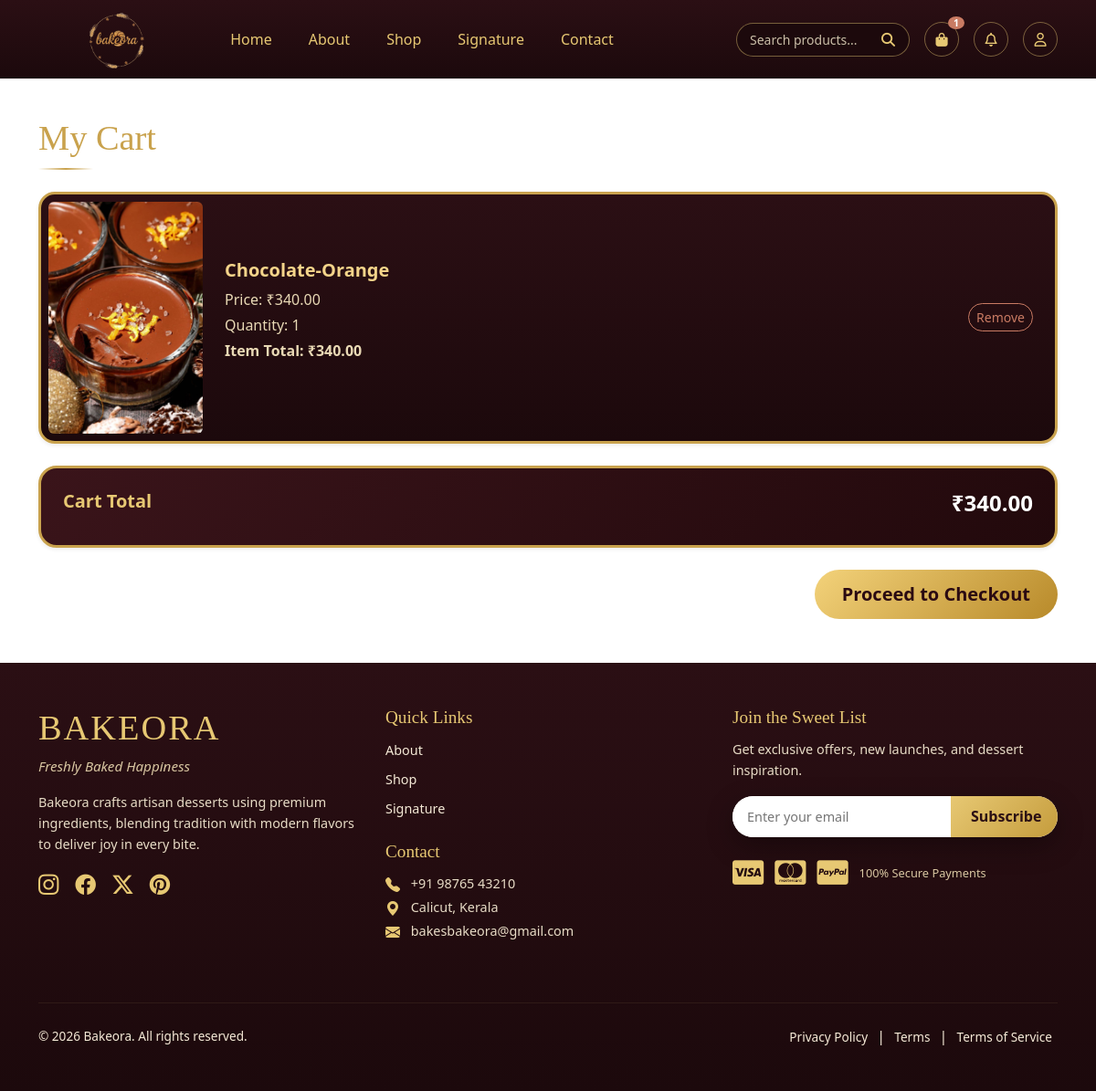
The app's page /cart/ (signed in) with its own data.
### cart/models.py (models this page shows)
class CartItem(models.Model):
    cart = models.ForeignKey(Cart, on_delete=models.CASCADE, related_name="items")
    product = models.ForeignKey(ProductSearch, on_delete=models.CASCADE)
    quantity = models.PositiveIntegerField(default=1)
    class Meta:
        unique_together = ('cart', 'product')
    @property
    def total_price(self):
        return self.product.price * self.quantity

class Cart(models.Model):
    user = models.OneToOneField(User, on_delete=models.CASCADE)
    created_at = models.DateTimeField(auto_now_add=True)

### products/models.py (models this page shows, shortened)
class ProductSearch(models.Model):
    PRODUCT_TYPES = [
        ('cake', 'Cake'),
        ('dessert', 'Dessert'),
        ('pudding', 'Pudding'),
    ]
    product_id = models.PositiveIntegerField()
    product_type = models.CharField(max_length=20, choices=PRODUCT_TYPES)
    name = models.CharField(max_length=200, db_index=True)
    category = models.CharField(
        max_length=100,
        blank=True,
        default=""
    )
    flavor = models.CharField(
        max_length=100,
        blank=True,
        default=""
    )
    tags = models.CharField(max_length=250, blank=True)
    description = models.TextField(blank=True)
    price = models.DecimalField(max_digits=8, decimal_places=2)
    image = models.ImageField(upload_to='search/', blank=True)
    is_active = models.BooleanField(default=True)

### cart/views.py (the view, shortened to what this page needs)
# urls.py: path('', views.cart_view, name='cart'),
def cart_view(request):
    db_cart = get_or_create_cart(request.user)
    items = db_cart.items.select_related("product").order_by("-id")
    db_cart.total_price = sum(
        i.total_price for i in items   # uses property correctly
    )
    return render(request, "cart.html", {
        "db_cart": db_cart,
        "items": items,
        "session_cart": None,
        "session_total": 0
    })

### accounts/context_processors.py (called while the page is built)
def notification_count(request):
    if request.user.is_authenticated:
        count = Notifications.objects.filter(
            user=request.user,
            is_read=False
        ).count()
        return {"unread_notifications_count": count}
    return {}

### cart/utils.py (called while the page is built)
def get_or_create_cart(user):
    cart, created = Cart.objects.get_or_create(user=user)
    return cart

### ecommerce/context_processors.py (called while the page is built)
def cart_count(request):
    if request.user.is_authenticated:
        cart = Cart.objects.filter(user=request.user).first()
        if cart:
            return {
                "cart_count": sum(
                    item.quantity for item in cart.items.all()
                )
            }
        return {"cart_count": 0}
    session_cart = request.session.get("cart", {})
    count = sum(item["quantity"] for item in session_cart.values())
    return {"cart_count": count}

### ecommerce/templates/cart.html (shortened to what this page needs)
{% extends 'master.html' %}
{% load static %}
{% block content %}
<div class="container py-5 bakeora-cart-page">
  <h3 class="mb-4">My Cart</h3>
  {% if not user.is_authenticated and session_cart %}
    {% for product_id, item in session_cart.items %}
    <div class="card mb-3 shadow-sm">
      <div class="row g-0 align-items-center">
        <div class="col-md-2 text-center p-2">
          {% if item.image %}
            <img src="{{ item.image }}" class="img-fluid rounded">
          {% else %}
            <img src="{% static 'images/no-image.png' %}" class="img-fluid rounded">
          {% endif %}
        </div>
        <div class="col-md-7">
          <div class="card-body">
            <h5>{{ item.name }}</h5>
            <p class="mb-1">Price: ₹{{ item.price }}</p>
            <p class="mb-1">Quantity: {{ item.quantity }}</p>
            <p class="fw-bold">
              Item Total: ₹{{ item.price|floatformat:2|add:"0"|floatformat:2 }}
            </p>
          </div>
        </div>
        <div class="col-md-3 text-end pe-4">
          <a href="{% url 'remove_from_cart' product_id %}"
             class="btn btn-sm btn-outline-danger">
            Remove
          </a>
        </div>
      </div>
    </div>
    {% endfor %}
    <div class="text-end">
      <h4>Total: ₹{{ session_total }}</h4>
    </div>
  {% elif user.is_authenticated and db_cart and db_cart.items.exists %}
    {% for item in items %}
    <div class="card mb-3 shadow-sm">
      <div class="row g-0 align-items-center">
        <div class="col-md-2 text-center p-2">
          <img src="{{ item.product.image.url }}"
               class="img-fluid rounded">
        </div>
        <div class="col-md-6">
          <div class="card-body">
            <h5 class="card-title">{{ item.product.name }}</h5>
            <p class="mb-1">Price: ₹{{ item.product.price }}</p>
            <p class="mb-1">
              Quantity: {{ item.quantity }}
            </p>
            <p class="fw-bold">
              Item Total: ₹{{ item.total_price }}
            </p>
          </div>
        </div>
        <div class="col-md-4 text-end pe-4">
          <a href="{% url 'remove_from_cart' item.product.id %}"
             class="btn btn-sm btn-outline-danger">
            Remove
          </a>
        </div>
      </div>
    </div>
    {% endfor %}
    <div class="card p-4 mt-4 shadow-sm">
      <div class="d-flex justify-content-between">
        <h5>Cart Total</h5>
        <h4>₹{{ db_cart.total_price }}</h4>
      </div>
    </div>
  {% endif %}
  {% if session_cart or db_cart.items.exists %}
  <div class="text-end mt-4">
    <a href="{% url 'checkout' %}" class="btn btn-dark btn-lg">
      Proceed to Checkout
    </a>
  </div>
  {% endif %}
</div>
{% endblock %}

### ecommerce/static/css/style.css (style rules this page uses)
html { scroll-behavior: smooth; }
body { padding-top: 80px; margin: 0; }
.card { border: none; box-shadow: 0 5px 15px rgba(0, 0, 0, 0.05); transition: transform 0.3s ease; }

### ecommerce/static/css/items.css (style rules this page uses)
.bakeora-cart-page h3 { font-family: "Playfair Display", serif; font-size: 2.4rem; color: #c9a24d; position: relative; margin-bottom: 30px; }
.bakeora-cart-page h3::after { content: ""; display: block; width: 60px; height: 2px; margin-top: 10px; background: linear-gradient(to right, transparent, #c9a24d, transparent); }
.bakeora-cart-page .card { border-radius: 18px; border: 3px solid #c9a24d; background: linear-gradient(180deg, #2b0f14, #1c090c); color: #f1e6d2; transition: all 0.3s ease; }
.bakeora-cart-page .card h5 { color: #f4d48a; font-weight: 600; }
.bakeora-cart-page .card p { color: #e9d9b5; }
.bakeora-cart-page .btn-outline-danger { border-radius: 999px; border: 1px solid #c97b63; color: #c97b63; transition: 0.3s ease; }
.bakeora-cart-page .card.p-4 { background: linear-gradient(135deg, #3a141a, #22090c); border: 3px solid #c9a24d; border-radius: 20px; }
.bakeora-cart-page .card.p-4 h5 { color: #e7c873; }
.bakeora-cart-page .card.p-4 h4 { color: #fff; font-weight: bold; }
.bakeora-cart-page .btn-dark { background: linear-gradient(135deg, #f3d27a, #b88a2a); border: none; color: #2b0a12; border-radius: 999px; padding: 12px 30px; font-weight: 600; transition: 0.3s ease; }

### records on screen
CartItem: product.image (picture), product.name "Chocolate-Orange", product.price "340.00", quantity "1", total_price "340.00"
Cart: total_price "340.00"

### other values on screen
{{ cart_count|default:0 }} "1"
